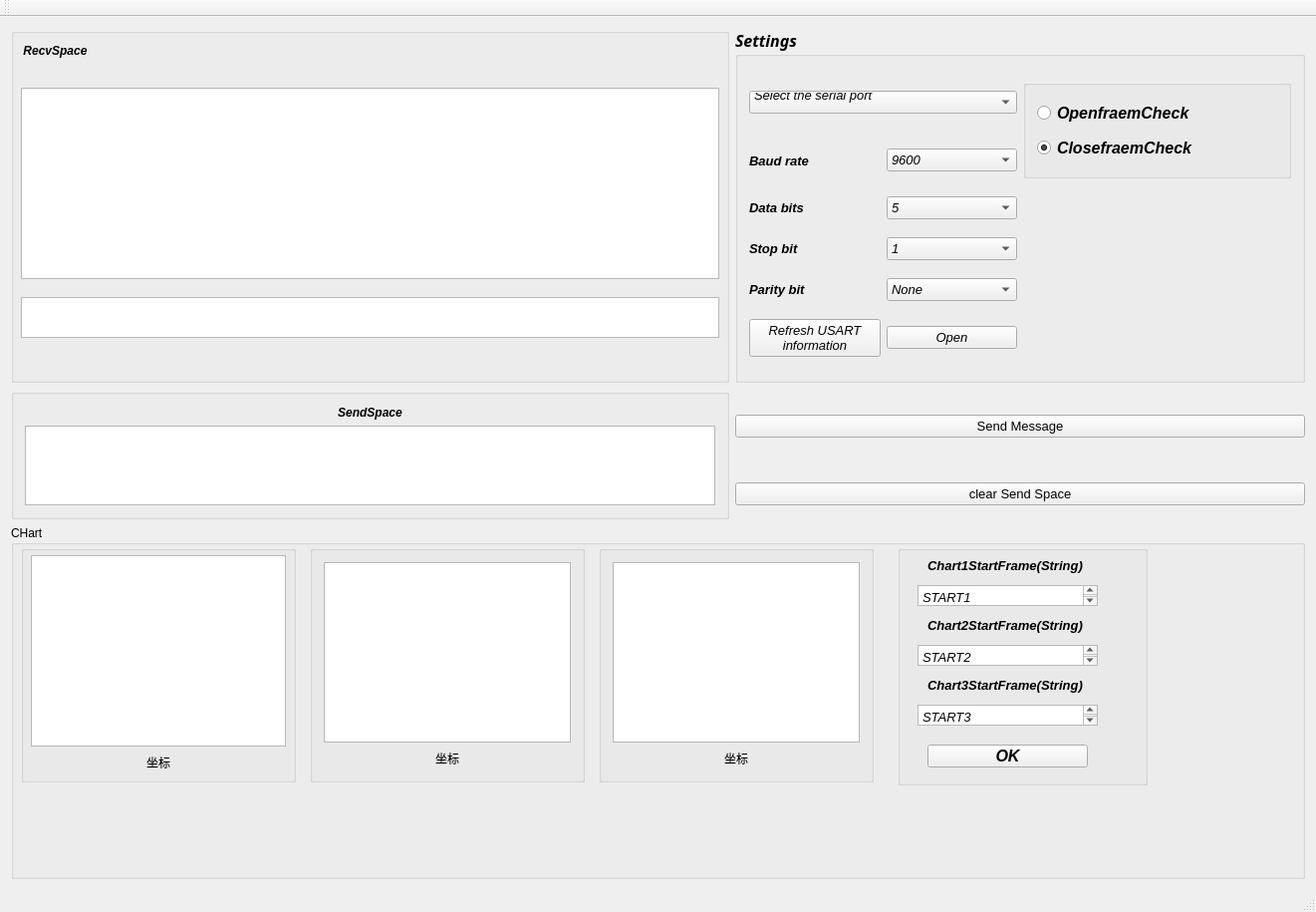
<?xml version="1.0" encoding="UTF-8"?>
<ui version="4.0">
 <class>USARTAss</class>
 <widget class="QMainWindow" name="USARTAss">
  <property name="geometry">
   <rect>
    <x>0</x>
    <y>0</y>
    <width>1321</width>
    <height>915</height>
   </rect>
  </property>
  <property name="windowTitle">
   <string>MySoftware</string>
  </property>
  <widget class="QWidget" name="centralWidget">
   <layout class="QGridLayout" name="gridLayout">
    <item row="3" column="0" colspan="2">
     <widget class="QGroupBox" name="groupBox_9">
      <property name="minimumSize">
       <size>
        <width>931</width>
        <height>301</height>
       </size>
      </property>
      <property name="title">
       <string>CHart</string>
      </property>
      <widget class="QGroupBox" name="groupBox_10">
       <property name="geometry">
        <rect>
         <x>300</x>
         <y>20</y>
         <width>276</width>
         <height>238</height>
        </rect>
       </property>
       <property name="minimumSize">
        <size>
         <width>276</width>
         <height>238</height>
        </size>
       </property>
       <property name="maximumSize">
        <size>
         <width>276</width>
         <height>238</height>
        </size>
       </property>
       <property name="title">
        <string/>
       </property>
       <layout class="QGridLayout" name="gridLayout_5">
        <item row="0" column="0">
         <widget class="QChartView" name="VDetectGGraph_2"/>
        </item>
        <item row="1" column="0">
         <widget class="QLabel" name="VDetectCoord_2">
          <property name="minimumSize">
           <size>
            <width>141</width>
            <height>20</height>
           </size>
          </property>
          <property name="text">
           <string>&lt;html&gt;&lt;head/&gt;&lt;body&gt;&lt;p align=&quot;center&quot;&gt;坐标&lt;/p&gt;&lt;/body&gt;&lt;/html&gt;</string>
          </property>
         </widget>
        </item>
       </layout>
      </widget>
      <widget class="QGroupBox" name="groupBox_11">
       <property name="geometry">
        <rect>
         <x>590</x>
         <y>20</y>
         <width>276</width>
         <height>238</height>
        </rect>
       </property>
       <property name="minimumSize">
        <size>
         <width>276</width>
         <height>238</height>
        </size>
       </property>
       <property name="maximumSize">
        <size>
         <width>276</width>
         <height>238</height>
        </size>
       </property>
       <property name="title">
        <string/>
       </property>
       <layout class="QGridLayout" name="gridLayout_6">
        <item row="0" column="0">
         <widget class="QChartView" name="VDetectGGraph_3"/>
        </item>
        <item row="1" column="0">
         <widget class="QLabel" name="VDetectCoord_3">
          <property name="minimumSize">
           <size>
            <width>121</width>
            <height>20</height>
           </size>
          </property>
          <property name="text">
           <string>&lt;html&gt;&lt;head/&gt;&lt;body&gt;&lt;p align=&quot;center&quot;&gt;坐标&lt;/p&gt;&lt;/body&gt;&lt;/html&gt;</string>
          </property>
         </widget>
        </item>
       </layout>
      </widget>
      <widget class="QGroupBox" name="groupBox_12">
       <property name="geometry">
        <rect>
         <x>10</x>
         <y>20</y>
         <width>276</width>
         <height>238</height>
        </rect>
       </property>
       <property name="title">
        <string/>
       </property>
       <widget class="QLabel" name="VDetectCoord_1">
        <property name="geometry">
         <rect>
          <x>10</x>
          <y>208</y>
          <width>256</width>
          <height>20</height>
         </rect>
        </property>
        <property name="minimumSize">
         <size>
          <width>131</width>
          <height>20</height>
         </size>
        </property>
        <property name="maximumSize">
         <size>
          <width>256</width>
          <height>20</height>
         </size>
        </property>
        <property name="text">
         <string>&lt;html&gt;&lt;head/&gt;&lt;body&gt;&lt;p align=&quot;center&quot;&gt;坐标&lt;/p&gt;&lt;/body&gt;&lt;/html&gt;</string>
        </property>
       </widget>
       <widget class="QChartView" name="VDetectGGraph_1">
        <property name="geometry">
         <rect>
          <x>10</x>
          <y>10</y>
          <width>256</width>
          <height>192</height>
         </rect>
        </property>
       </widget>
      </widget>
      <widget class="QGroupBox" name="groupBox_13">
       <property name="geometry">
        <rect>
         <x>890</x>
         <y>20</y>
         <width>251</width>
         <height>241</height>
        </rect>
       </property>
       <property name="minimumSize">
        <size>
         <width>251</width>
         <height>231</height>
        </size>
       </property>
       <property name="font">
        <font>
         <family>Nirmala UI</family>
         <pointsize>12</pointsize>
         <italic>true</italic>
         <bold>true</bold>
        </font>
       </property>
       <property name="title">
        <string/>
       </property>
       <widget class="QTextEdit" name="Chart2StartFrame">
        <property name="geometry">
         <rect>
          <x>20</x>
          <y>100</y>
          <width>181</width>
          <height>21</height>
         </rect>
        </property>
        <property name="font">
         <font>
          <family>Nirmala UI</family>
          <pointsize>10</pointsize>
          <italic>false</italic>
          <bold>false</bold>
         </font>
        </property>
        <property name="mouseTracking">
         <bool>true</bool>
        </property>
        <property name="html">
         <string>&lt;!DOCTYPE HTML PUBLIC &quot;-//W3C//DTD HTML 4.0//EN&quot; &quot;http://www.w3.org/TR/REC-html40/strict.dtd&quot;&gt;
&lt;html&gt;&lt;head&gt;&lt;meta name=&quot;qrichtext&quot; content=&quot;1&quot; /&gt;&lt;meta charset=&quot;utf-8&quot; /&gt;&lt;style type=&quot;text/css&quot;&gt;
p, li { white-space: pre-wrap; }
hr { height: 1px; border-width: 0; }
li.unchecked::marker { content: &quot;\2610&quot;; }
li.checked::marker { content: &quot;\2612&quot;; }
&lt;/style&gt;&lt;/head&gt;&lt;body style=&quot; font-family:'Nirmala UI'; font-size:10pt; font-weight:400; font-style:normal;&quot;&gt;
&lt;p style=&quot; margin-top:0px; margin-bottom:0px; margin-left:0px; margin-right:0px; -qt-block-indent:0; text-indent:0px;&quot;&gt;&lt;span style=&quot; font-family:'Agency FB','Nirmala UI','Agency FB'; font-style:italic;&quot;&gt;START2&lt;/span&gt;&lt;/p&gt;&lt;/body&gt;&lt;/html&gt;</string>
        </property>
       </widget>
       <widget class="QLabel" name="label_19">
        <property name="geometry">
         <rect>
          <x>30</x>
          <y>70</y>
          <width>181</width>
          <height>20</height>
         </rect>
        </property>
        <property name="font">
         <font>
          <family>Nirmala UI</family>
          <pointsize>10</pointsize>
          <italic>true</italic>
          <bold>true</bold>
         </font>
        </property>
        <property name="text">
         <string>Chart2StartFrame(String)</string>
        </property>
       </widget>
       <widget class="QLabel" name="label_20">
        <property name="geometry">
         <rect>
          <x>30</x>
          <y>10</y>
          <width>181</width>
          <height>20</height>
         </rect>
        </property>
        <property name="font">
         <font>
          <family>Nirmala UI</family>
          <pointsize>10</pointsize>
          <italic>true</italic>
          <bold>true</bold>
         </font>
        </property>
        <property name="text">
         <string>Chart1StartFrame(String)</string>
        </property>
       </widget>
       <widget class="QTextEdit" name="Chart1StartFrame">
        <property name="geometry">
         <rect>
          <x>20</x>
          <y>40</y>
          <width>181</width>
          <height>21</height>
         </rect>
        </property>
        <property name="font">
         <font>
          <family>Nirmala UI</family>
          <pointsize>10</pointsize>
          <italic>true</italic>
          <bold>true</bold>
         </font>
        </property>
        <property name="html">
         <string>&lt;!DOCTYPE HTML PUBLIC &quot;-//W3C//DTD HTML 4.0//EN&quot; &quot;http://www.w3.org/TR/REC-html40/strict.dtd&quot;&gt;
&lt;html&gt;&lt;head&gt;&lt;meta name=&quot;qrichtext&quot; content=&quot;1&quot; /&gt;&lt;meta charset=&quot;utf-8&quot; /&gt;&lt;style type=&quot;text/css&quot;&gt;
p, li { white-space: pre-wrap; }
hr { height: 1px; border-width: 0; }
li.unchecked::marker { content: &quot;\2610&quot;; }
li.checked::marker { content: &quot;\2612&quot;; }
&lt;/style&gt;&lt;/head&gt;&lt;body style=&quot; font-family:'Nirmala UI'; font-size:10pt; font-weight:700; font-style:italic;&quot;&gt;
&lt;p style=&quot; margin-top:0px; margin-bottom:0px; margin-left:0px; margin-right:0px; -qt-block-indent:0; text-indent:0px;&quot;&gt;&lt;span style=&quot; font-family:'Agency FB','Agency FB'; font-weight:400;&quot;&gt;START1&lt;/span&gt;&lt;/p&gt;&lt;/body&gt;&lt;/html&gt;</string>
        </property>
       </widget>
       <widget class="QLabel" name="label_21">
        <property name="geometry">
         <rect>
          <x>30</x>
          <y>130</y>
          <width>181</width>
          <height>20</height>
         </rect>
        </property>
        <property name="font">
         <font>
          <family>Nirmala UI</family>
          <pointsize>10</pointsize>
          <italic>true</italic>
          <bold>true</bold>
         </font>
        </property>
        <property name="text">
         <string>Chart3StartFrame(String)</string>
        </property>
       </widget>
       <widget class="QTextEdit" name="Chart3StartFrame">
        <property name="geometry">
         <rect>
          <x>20</x>
          <y>160</y>
          <width>181</width>
          <height>21</height>
         </rect>
        </property>
        <property name="font">
         <font>
          <family>Nirmala UI</family>
          <pointsize>10</pointsize>
          <italic>false</italic>
          <bold>false</bold>
         </font>
        </property>
        <property name="mouseTracking">
         <bool>true</bool>
        </property>
        <property name="html">
         <string>&lt;!DOCTYPE HTML PUBLIC &quot;-//W3C//DTD HTML 4.0//EN&quot; &quot;http://www.w3.org/TR/REC-html40/strict.dtd&quot;&gt;
&lt;html&gt;&lt;head&gt;&lt;meta name=&quot;qrichtext&quot; content=&quot;1&quot; /&gt;&lt;meta charset=&quot;utf-8&quot; /&gt;&lt;style type=&quot;text/css&quot;&gt;
p, li { white-space: pre-wrap; }
hr { height: 1px; border-width: 0; }
li.unchecked::marker { content: &quot;\2610&quot;; }
li.checked::marker { content: &quot;\2612&quot;; }
&lt;/style&gt;&lt;/head&gt;&lt;body style=&quot; font-family:'Nirmala UI'; font-size:10pt; font-weight:400; font-style:normal;&quot;&gt;
&lt;p style=&quot; margin-top:0px; margin-bottom:0px; margin-left:0px; margin-right:0px; -qt-block-indent:0; text-indent:0px;&quot;&gt;&lt;span style=&quot; font-family:'Agency FB','Nirmala UI','Agency FB'; font-style:italic;&quot;&gt;START3&lt;/span&gt;&lt;/p&gt;&lt;/body&gt;&lt;/html&gt;</string>
        </property>
       </widget>
       <widget class="QPushButton" name="SetChartFrame">
        <property name="geometry">
         <rect>
          <x>30</x>
          <y>200</y>
          <width>161</width>
          <height>23</height>
         </rect>
        </property>
        <property name="text">
         <string>OK</string>
        </property>
       </widget>
      </widget>
     </widget>
    </item>
    <item row="1" column="1">
     <widget class="QPushButton" name="SendSerialMessage">
      <property name="font">
       <font>
        <family>Nirmala UI</family>
        <pointsize>10</pointsize>
        <bold>false</bold>
       </font>
      </property>
      <property name="text">
       <string>Send Message</string>
      </property>
     </widget>
    </item>
    <item row="0" column="0">
     <widget class="QGroupBox" name="groupBox_2">
      <property name="minimumSize">
       <size>
        <width>721</width>
        <height>348</height>
       </size>
      </property>
      <property name="title">
       <string/>
      </property>
      <widget class="QTextBrowser" name="RXBytescount">
       <property name="geometry">
        <rect>
         <x>10</x>
         <y>270</y>
         <width>701</width>
         <height>41</height>
        </rect>
       </property>
       <property name="maximumSize">
        <size>
         <width>701</width>
         <height>41</height>
        </size>
       </property>
      </widget>
      <widget class="QLabel" name="label_7">
       <property name="geometry">
        <rect>
         <x>12</x>
         <y>15</y>
         <width>65</width>
         <height>16</height>
        </rect>
       </property>
       <property name="text">
        <string>&lt;html&gt;&lt;head/&gt;&lt;body&gt;&lt;p align=&quot;center&quot;&gt;&lt;span style=&quot; font-weight:600; font-style:italic;&quot;&gt;RecvSpace&lt;/span&gt;&lt;/p&gt;&lt;/body&gt;&lt;/html&gt;</string>
       </property>
      </widget>
      <widget class="QTextBrowser" name="RecvSpace">
       <property name="geometry">
        <rect>
         <x>10</x>
         <y>60</y>
         <width>701</width>
         <height>192</height>
        </rect>
       </property>
       <property name="minimumSize">
        <size>
         <width>701</width>
         <height>192</height>
        </size>
       </property>
       <property name="maximumSize">
        <size>
         <width>701</width>
         <height>192</height>
        </size>
       </property>
       <property name="font">
        <font>
         <family>Agency FB</family>
         <pointsize>10</pointsize>
         <bold>true</bold>
        </font>
       </property>
      </widget>
     </widget>
    </item>
    <item row="2" column="1">
     <widget class="QPushButton" name="ClearSendSpace">
      <property name="font">
       <font>
        <family>Nirmala UI</family>
        <pointsize>10</pointsize>
        <bold>false</bold>
       </font>
      </property>
      <property name="text">
       <string>clear Send Space</string>
      </property>
     </widget>
    </item>
    <item row="1" column="0" rowspan="2">
     <widget class="QGroupBox" name="groupBox_7">
      <property name="minimumSize">
       <size>
        <width>701</width>
        <height>131</height>
       </size>
      </property>
      <property name="maximumSize">
       <size>
        <width>721</width>
        <height>131</height>
       </size>
      </property>
      <property name="title">
       <string/>
      </property>
      <layout class="QGridLayout" name="gridLayout_3">
       <item row="0" column="0">
        <widget class="QLabel" name="label_18">
         <property name="text">
          <string>&lt;html&gt;&lt;head/&gt;&lt;body&gt;&lt;p align=&quot;center&quot;&gt;&lt;span style=&quot; font-weight:600; font-style:italic;&quot;&gt;SendSpace&lt;/span&gt;&lt;/p&gt;&lt;/body&gt;&lt;/html&gt;</string>
         </property>
        </widget>
       </item>
       <item row="1" column="0">
        <widget class="QTextEdit" name="SendSpace">
         <property name="font">
          <font>
           <family>Agency FB</family>
           <pointsize>10</pointsize>
           <bold>true</bold>
          </font>
         </property>
        </widget>
       </item>
      </layout>
     </widget>
    </item>
    <item row="0" column="1">
     <widget class="QGroupBox" name="groupBox">
      <property name="minimumSize">
       <size>
        <width>481</width>
        <height>229</height>
       </size>
      </property>
      <property name="font">
       <font>
        <family>Agency FB</family>
        <pointsize>12</pointsize>
        <italic>true</italic>
        <bold>true</bold>
       </font>
      </property>
      <property name="title">
       <string>Settings</string>
      </property>
      <layout class="QGridLayout" name="gridLayout_2">
       <item row="2" column="0">
        <widget class="QLabel" name="label_13">
         <property name="font">
          <font>
           <family>Nirmala UI</family>
           <pointsize>10</pointsize>
           <italic>true</italic>
           <bold>true</bold>
          </font>
         </property>
         <property name="text">
          <string>Data bits</string>
         </property>
        </widget>
       </item>
       <item row="1" column="0">
        <widget class="QLabel" name="label_15">
         <property name="font">
          <font>
           <family>Nirmala UI</family>
           <pointsize>10</pointsize>
           <italic>true</italic>
           <bold>true</bold>
          </font>
         </property>
         <property name="text">
          <string>Baud rate</string>
         </property>
        </widget>
       </item>
       <item row="4" column="1">
        <widget class="QComboBox" name="ParityInfo">
         <property name="font">
          <font>
           <family>Nirmala UI</family>
           <pointsize>10</pointsize>
           <italic>true</italic>
           <bold>false</bold>
          </font>
         </property>
         <item>
          <property name="text">
           <string>None</string>
          </property>
         </item>
         <item>
          <property name="text">
           <string>Even</string>
          </property>
         </item>
         <item>
          <property name="text">
           <string>Odd</string>
          </property>
         </item>
         <item>
          <property name="text">
           <string>Space</string>
          </property>
         </item>
         <item>
          <property name="text">
           <string>Mark</string>
          </property>
         </item>
        </widget>
       </item>
       <item row="5" column="0">
        <widget class="QPushButton" name="RefreshUSART">
         <property name="font">
          <font>
           <family>Nirmala UI</family>
           <pointsize>10</pointsize>
           <italic>true</italic>
           <bold>false</bold>
          </font>
         </property>
         <property name="text">
          <string>Refresh USART 
information</string>
         </property>
        </widget>
       </item>
       <item row="2" column="1">
        <widget class="QComboBox" name="DataBitsInfo">
         <property name="font">
          <font>
           <family>Nirmala UI</family>
           <pointsize>10</pointsize>
           <italic>true</italic>
           <bold>false</bold>
          </font>
         </property>
         <item>
          <property name="text">
           <string>5</string>
          </property>
         </item>
         <item>
          <property name="text">
           <string>6</string>
          </property>
         </item>
         <item>
          <property name="text">
           <string>7</string>
          </property>
         </item>
         <item>
          <property name="text">
           <string>8</string>
          </property>
         </item>
        </widget>
       </item>
       <item row="3" column="1">
        <widget class="QComboBox" name="StopBitsInfo">
         <property name="font">
          <font>
           <family>Nirmala UI</family>
           <pointsize>10</pointsize>
           <italic>true</italic>
           <bold>false</bold>
          </font>
         </property>
         <item>
          <property name="text">
           <string>1</string>
          </property>
         </item>
         <item>
          <property name="text">
           <string>1.5</string>
          </property>
         </item>
         <item>
          <property name="text">
           <string>2</string>
          </property>
         </item>
        </widget>
       </item>
       <item row="4" column="0">
        <widget class="QLabel" name="label_12">
         <property name="font">
          <font>
           <family>Nirmala UI</family>
           <pointsize>10</pointsize>
           <italic>true</italic>
           <bold>true</bold>
          </font>
         </property>
         <property name="text">
          <string>Parity bit</string>
         </property>
        </widget>
       </item>
       <item row="5" column="1">
        <widget class="QPushButton" name="OpenCloseUSART">
         <property name="font">
          <font>
           <family>Nirmala UI</family>
           <pointsize>10</pointsize>
           <italic>true</italic>
           <bold>false</bold>
          </font>
         </property>
         <property name="text">
          <string>Open</string>
         </property>
        </widget>
       </item>
       <item row="3" column="0">
        <widget class="QLabel" name="label_14">
         <property name="font">
          <font>
           <family>Nirmala UI</family>
           <pointsize>10</pointsize>
           <italic>true</italic>
           <bold>true</bold>
          </font>
         </property>
         <property name="text">
          <string>Stop bit</string>
         </property>
        </widget>
       </item>
       <item row="0" column="0" colspan="2">
        <widget class="QComboBox" name="USARTInfo">
         <property name="font">
          <font>
           <family>Nirmala UI</family>
           <pointsize>10</pointsize>
           <italic>true</italic>
           <bold>false</bold>
          </font>
         </property>
         <item>
          <property name="text">
           <string>Select the serial port

</string>
          </property>
         </item>
        </widget>
       </item>
       <item row="1" column="1">
        <widget class="QComboBox" name="BaudInfo">
         <property name="font">
          <font>
           <family>Nirmala UI</family>
           <pointsize>10</pointsize>
           <italic>true</italic>
           <bold>false</bold>
          </font>
         </property>
         <item>
          <property name="text">
           <string>9600</string>
          </property>
         </item>
         <item>
          <property name="text">
           <string>19200</string>
          </property>
         </item>
         <item>
          <property name="text">
           <string>38400</string>
          </property>
         </item>
         <item>
          <property name="text">
           <string>57600</string>
          </property>
         </item>
         <item>
          <property name="text">
           <string>115200</string>
          </property>
         </item>
        </widget>
       </item>
       <item row="0" column="2" rowspan="2" colspan="2">
        <widget class="QGroupBox" name="groupBox_6">
         <property name="font">
          <font>
           <family>Nirmala UI</family>
           <pointsize>12</pointsize>
           <italic>true</italic>
           <bold>true</bold>
          </font>
         </property>
         <property name="title">
          <string/>
         </property>
         <layout class="QVBoxLayout" name="verticalLayout">
          <item>
           <widget class="QRadioButton" name="OpenfraemCheck">
            <property name="text">
             <string>OpenfraemCheck</string>
            </property>
            <property name="checked">
             <bool>false</bool>
            </property>
           </widget>
          </item>
          <item>
           <widget class="QRadioButton" name="ClosefraemCheck">
            <property name="text">
             <string>ClosefraemCheck</string>
            </property>
            <property name="checked">
             <bool>true</bool>
            </property>
           </widget>
          </item>
         </layout>
        </widget>
       </item>
      </layout>
     </widget>
    </item>
   </layout>
  </widget>
  <widget class="QMenuBar" name="menuBar">
   <property name="geometry">
    <rect>
     <x>0</x>
     <y>0</y>
     <width>1321</width>
     <height>20</height>
    </rect>
   </property>
  </widget>
  <widget class="QToolBar" name="mainToolBar">
   <attribute name="toolBarArea">
    <enum>TopToolBarArea</enum>
   </attribute>
   <attribute name="toolBarBreak">
    <bool>false</bool>
   </attribute>
  </widget>
  <widget class="QStatusBar" name="statusBar"/>
 </widget>
 <layoutdefault spacing="6" margin="11"/>
 <customwidgets>
  <customwidget>
   <class>QChartView</class>
   <extends>QGraphicsView</extends>
   <header>qchartview.h</header>
  </customwidget>
 </customwidgets>
 <resources/>
 <connections/>
</ui>
